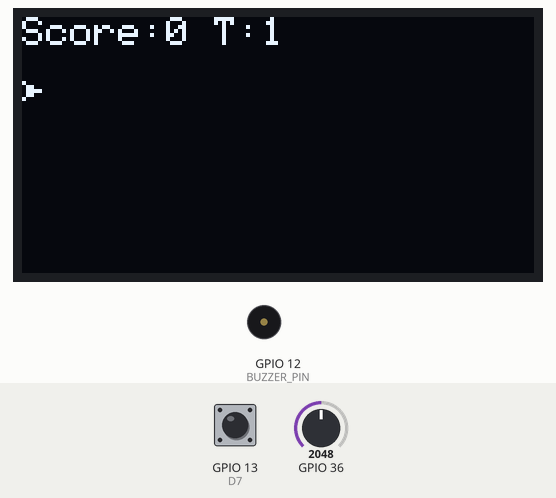
Simulated run of this sketch. Board: ESP32. Shown: 128×64 one-colour display, buzzer (waves = sounding). The inputs (shaded band) are chosen by the test bench; at power-on: GPIO 13 (D7) HIGH, GPIO 36 = 2048. Random numbers use the default seed unless the sketch sets one.

Above: at 1.2 s.
1.3 s: GPIO 13 (D7) pulled LOW for 0.15 s
At 1.87 s:
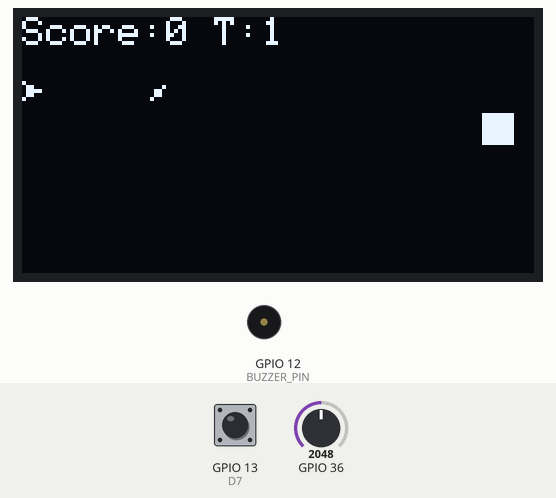
2.0 s: GPIO 13 (D7) pulled LOW for 3.2 s
At 3.4 s:
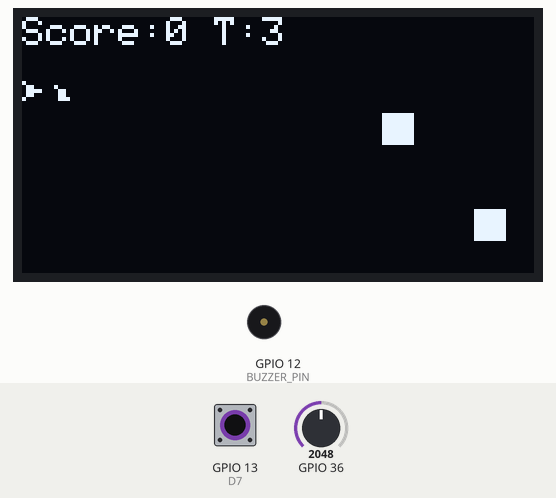
5.8 s: GPIO 36 set to 1042
At 5.91 s:
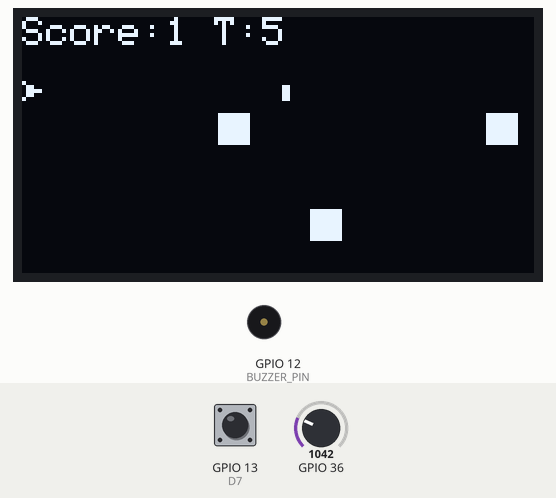
7.3 s: GPIO 36 set to 933
At 9.3 s:
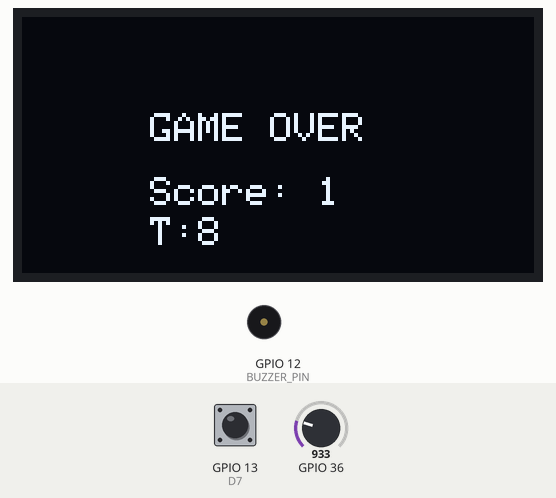
10.3 s: GPIO 13 (D7) pulled LOW for 1 s
At 11.41 s:
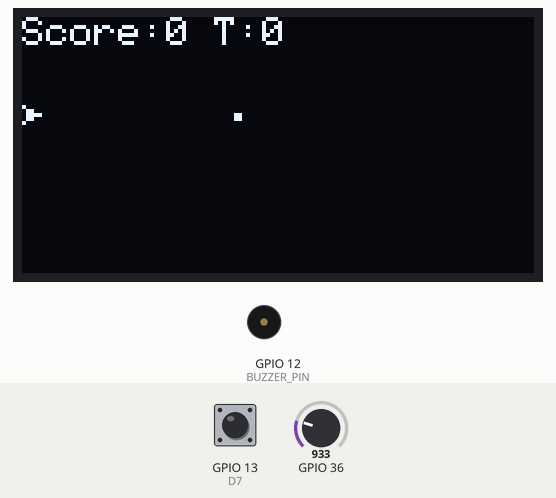
11.9 s: GPIO 13 (D7) pulled LOW for 1 s
At 12.65 s:
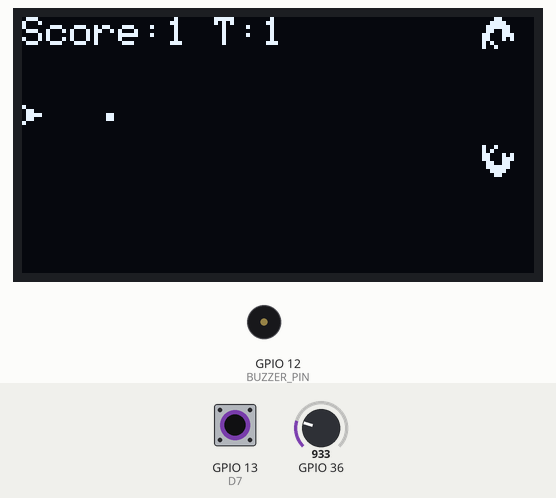
Timing chart, 0 to 14.5 s (numbered marks = the images above; inputs shaded):
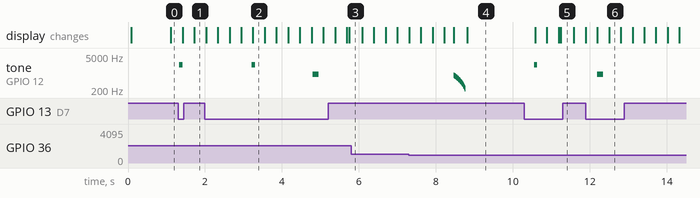

Measured:
- the behaviour switches between 992 and 991 on GPIO 36 (found by bisection; images 3 and 4)
- after the input at 1.3 s, tone on GPIO 12 (BUZZER_PIN): silent → 2200 Hz at once, → silent 0.09 s later
- after the input at 2.0 s, tone on GPIO 12 (BUZZER_PIN): silent → 2200 Hz after 1.2 s, → silent 0.09 s later, → 900 Hz 1.5 s later, → silent 0.15 s later
- after the input at 7.3 s, tone on GPIO 12 (BUZZER_PIN): plays 800 Hz for 0.01 s, 780 Hz for 0.01 s, 760 Hz for 0.01 s, 740 Hz for 0.01 s, 720 Hz for 0.01 s, 700 Hz for 0.01 s … (30 notes in this stretch), starting after 1.2 s
- after the input at 10.3 s, tone on GPIO 12 (BUZZER_PIN): silent → 2200 Hz after 0.25 s, → silent 0.09 s later; the display: first changes after 0.28 s (image 5 shows a later state)

The sketch:

multiple-blocks-timed_sound_withBitmapExplosions.ino
```cpp
#include <Wire.h>
#include <Adafruit_GFX.h>
#include <Adafruit_SSD1306.h>

/* ===== OLED CONFIG ===== */
#define SCREEN_WIDTH 128
#define SCREEN_HEIGHT 64
#define OLED_RESET -1

#define D1 5
#define D2 4
#define BUZZER_PIN 12
#define D7 13   // fire button

#define MINY 16
#define SHIPSIZE 5
#define TARGETSIZE 8

#define MAX_TARGETS 5
#define EXPLOSIONSPEED 4
Adafruit_SSD1306 display(SCREEN_WIDTH, SCREEN_HEIGHT, &Wire, OLED_RESET);

/* ===== SOUND STATE ===== */
bool soundActive = false;
unsigned long soundEndTime = 0;
int currentSoundFreq = 0;


/* ===== SHIP BITMAP (5x5) ===== */
const uint8_t shipBitmap[] PROGMEM = {
  0b10000000,
  0b01100000,
  0b01111000,
  0b01100000,
  0b10000000
};


/* ===== Explosion bitmap (8x8 ===== */
const uint8_t EXPLODETOP[] PROGMEM = {
  0b00011000,
  0b00111100,
  0b01111110,
  0b01100110,
  0b11000111,
  0b11000101,
  0b10100000,
  0b10010000
};

const uint8_t EXPLODEBOT[] PROGMEM = {
  0b10010000,
  0b10100000,
  0b11000101,
  0b11000111,
  0b01100110,
  0b01111110,
  0b00111100,
  0b00011000
};


const uint8_t bulletFrames[][4] PROGMEM = {

  // Frame 0
  {
    0b00000000,  // 0000
    0b01100000,  // 0110
    0b01100000,  // 0110
    0b00000000   // 0000
  },

  // Frame 1
  {
    0b10000000,  // 1000
    0b01100000,  // 0110
    0b01100000,  // 0110
    0b01110000   // 0111
  },

  // Frame 2
  {
    0b01100000,  // 0110
    0b01100000,  // 0110
    0b01100000,  // 0110
    0b01100000   // 0110
  },

  // Frame 3
  {
    0b00010000,  // 0001
    0b01100000,  // 0110
    0b01100000,  // 0110
    0b10000000   // 1000
  }
};


/* ===== GAME STATE ===== */
bool gameOver = false;
int score = 0;
unsigned long gameStartTime = 0;
unsigned long gameEndSec = 0;

/* ===== BULLET ===== */
bool bulletActive = false;
int bulletX, bulletY;
uint8_t bulletFrame = 0;


/* ===== TARGET STRUCT ===== */
struct Target {
  bool active;
  int x;
  int y;
};

Target targets[MAX_TARGETS];

/* ===== Explosions STRUCT ===== */
struct Explosion {
  bool active;
  int x;
  int y;
  int lowery;
};

Explosion explosions[MAX_TARGETS];

/* ===== TIMING ===== */
unsigned long lastSpawn = 0;

/* ===== ROWS ===== */
int rows[] = {16, 24, 32, 40, 48};
const int ROWCOUNT = 5;

/*needed to compute diffaculy*/
unsigned long elapsedSeconds() {
  return (millis() - gameStartTime) / 1000;
}

void startSound(int freq, unsigned long durationMs) {
  if (soundActive) return;   // don't interrupt existing sound

  currentSoundFreq = freq;
  soundEndTime = millis() + durationMs;
  soundActive = true;

  tone(BUZZER_PIN, freq);
}

void fireSound() {
  startSound(2200, 40);   // short, sharp laser
}

void hitSound() {
  startSound(900, 90);    // slightly longer impact
}

void updateSound() {
  if (soundActive && millis() >= soundEndTime) {
    noTone(BUZZER_PIN);
    soundActive = false;
  }
}


void soundCrash() {
  for (int f = 800; f > 200; f -= 20) {
    tone(BUZZER_PIN, f);
    delay(10);
  }
  noTone(BUZZER_PIN);
}


/* ===== HELPERS ===== */
int targetSpeed() {
  int t = elapsedSeconds();
  int speed = 1 + (t / 20);   // +1 speed every 20 seconds
  if (speed > 5) speed = 5;  // cap
  return speed;
}

unsigned long spawnDelay() {
  unsigned long t = elapsedSeconds();
  long d = 1400 - (t * 15);   // very slow reduction
  if (d < 350) d = 350;       // cap
  return d;
}


void spawnTarget() {
  for (int i = 0; i < MAX_TARGETS; i++) {
    if (!targets[i].active) {
      targets[i].active = true;
      targets[i].x = SCREEN_WIDTH - TARGETSIZE;
      targets[i].y = rows[random(ROWCOUNT)];
      return;
    }
  }
}

void spawnExplosion(int startx, int starty) {
  for (int i = 0; i < MAX_TARGETS; i++) {
    if (!explosions[i].active) {
      explosions[i].active = true;
      explosions[i].x = startx;
      explosions[i].y = starty;
      explosions[i].lowery = starty;
      return;
    }
  }
}


void resetGame() {
  score = 0;
  gameOver = false;
  bulletActive = false;

  for (int i = 0; i < MAX_TARGETS; i++) {
    targets[i].active = false;
    explosions[i].active=false;
  }

  gameStartTime = millis();
  lastSpawn = millis();
  gameEndSec=0;
}


/* ===== SETUP ===== */
void setup() {
  randomSeed(analogRead(A0));
  pinMode(D7, INPUT_PULLUP);

  Wire.begin(D2, D1);
  display.begin(SSD1306_SWITCHCAPVCC, 0x3C);

  display.setTextColor(SSD1306_WHITE);
  display.clearDisplay();
  display.display();
  pinMode(BUZZER_PIN, OUTPUT);
  resetGame();
}

/* ===== LOOP ===== */
void loop() {

  /* ===== GAME OVER SCREEN ===== */
  if (gameOver) {
    display.clearDisplay();
    display.setTextSize(1);
    display.setCursor(32, 24);
    display.println("GAME OVER");

    display.setCursor(32, 40);
    display.print("Score: ");
    display.print(score);
    display.setCursor(32, 50);
    display.print("T:");
    if (gameEndSec==0){gameEndSec=elapsedSeconds();
                       soundCrash();
                       };
    display.print(gameEndSec);
    display.display();

    if (digitalRead(D7) == LOW) {
      delay(250);
      resetGame();
    }
    return;
  }

  /* ===== SHIP POSITION ===== */
  int adc = analogRead(A0);
  int shipY = MINY + (64 - (adc >> 4));
  if (shipY < MINY) shipY = MINY;
  if (shipY > 64 - SHIPSIZE) shipY = 64 - SHIPSIZE;

  /* ===== FIRE BULLET ===== */
  if (!bulletActive && digitalRead(D7) == LOW) {
    bulletActive = true;
    bulletX = SHIPSIZE;
    bulletY = shipY + 2;
    fireSound();
  }

  /* ===== MOVE BULLET ===== */

if (bulletActive) {
  bulletX += 4;

  bulletFrame++;
  if (bulletFrame >= 4) bulletFrame = 0;

  if (bulletX > SCREEN_WIDTH) {
    bulletActive = false;
    bulletFrame = 0;
  }
}


  /* ===== SPAWN TARGETS ===== */
  if (millis() - lastSpawn > spawnDelay()) {
    spawnTarget();
    lastSpawn = millis();
  }

  /* ===== MOVE TARGETS ===== */
  for (int i = 0; i < MAX_TARGETS; i++) {
    if (targets[i].active) {
      targets[i].x -= targetSpeed();

      if (targets[i].x < -TARGETSIZE) {
        targets[i].active = false;
      }
    }
  }


  /* ===== MOVE Explosions ===== */
  for (int i = 0; i < MAX_TARGETS; i++) {
    if (explosions[i].active) {
      explosions[i].y -= EXPLOSIONSPEED;
      explosions[i].lowery += EXPLOSIONSPEED;
      if ((explosions[i].y < -TARGETSIZE) &&(explosions[i].lowery> SCREEN_HEIGHT-TARGETSIZE))  {
          explosions[i].active = false; // disable when *BOTH parts are beyond screen
      }
    }
  }


  /* ===== COLLISIONS ===== */
  for (int i = 0; i < MAX_TARGETS; i++) {
    if (!targets[i].active) continue;

    // Bullet hit
    if (bulletActive &&
        bulletX >= targets[i].x &&
        bulletX <= targets[i].x + TARGETSIZE &&
        bulletY >= targets[i].y &&
        bulletY <= targets[i].y + TARGETSIZE) {

      targets[i].active = false;
      bulletActive = false;
      score++;
      hitSound();
      spawnExplosion(targets[i].x,targets[i].y);

    }

    // Ship hit
    if (targets[i].x <= SHIPSIZE &&
        targets[i].y + TARGETSIZE >= shipY &&
        targets[i].y <= shipY + SHIPSIZE) {

      gameOver = true;
    }
  }

  /* ===== DRAW ===== */
  display.clearDisplay();

  // Score bar
display.setCursor(0, 0);
display.print("Score:");
display.print(score);
display.print(" T:");
display.print(elapsedSeconds());


  // Ship
  display.drawBitmap(0, shipY, shipBitmap, 5, 5, SSD1306_WHITE);

  // Bullet
 if (bulletActive) {
  display.drawBitmap(
    bulletX - 1,
    bulletY - 1,
    bulletFrames[bulletFrame],
    4,
    4,
    SSD1306_WHITE
  );
}


  // Targets
  for (int i = 0; i < MAX_TARGETS; i++) {
    if (targets[i].active) {
      display.fillRect(targets[i].x, targets[i].y,
                       TARGETSIZE, TARGETSIZE, SSD1306_WHITE);
    }
  }

//explosions
  for (int i = 0; i < MAX_TARGETS; i++) {
    if (explosions[i].active) {
     display.drawBitmap(explosions[i].x, explosions[i].y,EXPLODETOP,TARGETSIZE, TARGETSIZE, SSD1306_WHITE);
     display.drawBitmap(explosions[i].x, explosions[i].lowery,EXPLODEBOT,TARGETSIZE, TARGETSIZE, SSD1306_WHITE);

    }
  }


  display.display();
  updateSound();

  delay(35);
}
```
